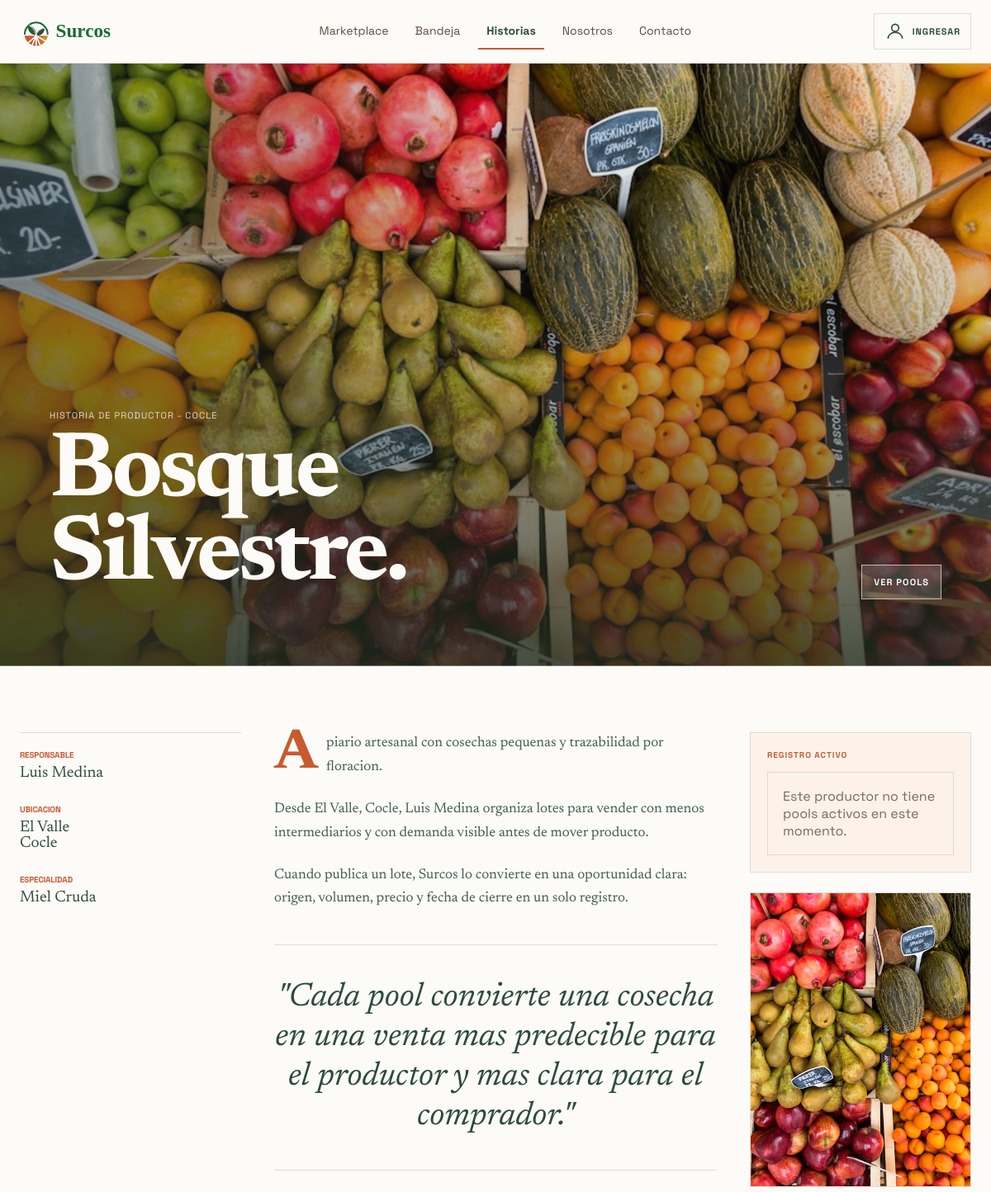
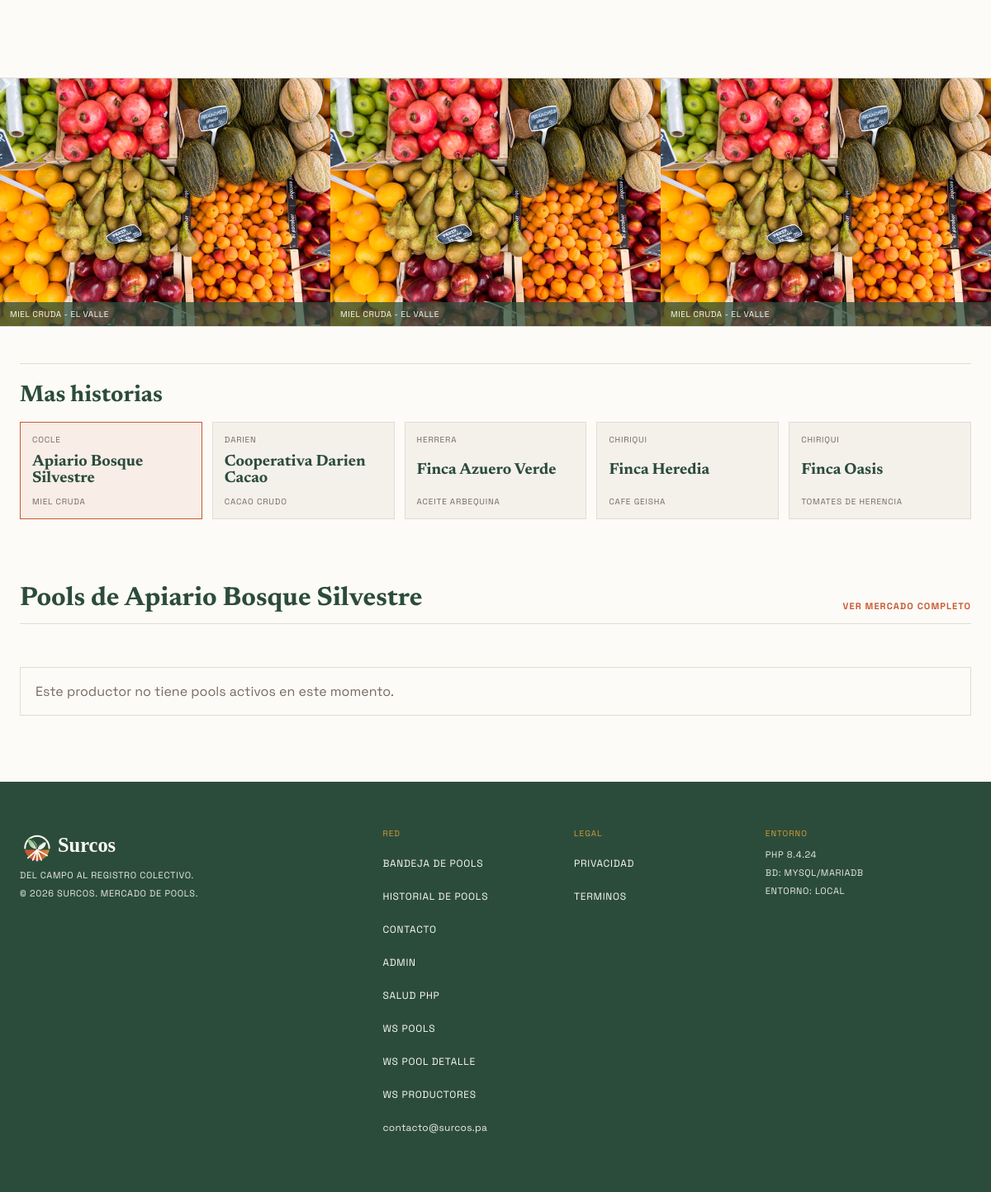
The page /publico/historias_productor.php on the database its author committed (2 pictures, top to bottom).
### tables this page shows
create table productores (
    id varchar(64) primary key,
    usuario_id varchar(64),
    nombre varchar(140) not null,
    responsable varchar(140) not null,
    provincia varchar(80) not null,
    zona varchar(120) not null,
    especialidad varchar(140) not null,
    historia text,
    estado enum('pendiente', 'activo', 'suspendido') not null default 'activo',
    creado_en timestamp not null default current_timestamp,
    actualizado_en timestamp not null default current_timestamp on update current_timestamp,
    constraint productores_usuario_fk foreign key (usuario_id) references usuarios(id)
);

### aplicacion/Vistas/paginas/historias.php (the view, shortened to what the rows shown need)
<?php
$nombreProductor = $productor['nombre'] ?? 'Productores Surcos';
$nombreCorto = trim((string) preg_replace('/^(Finca|Cooperativa|Apiario)\s+/i', '', (string) $nombreProductor));
$poolHero = $poolPrincipal ?? ($poolsProductor[0] ?? null);
$imagenHero = $poolHero ? imagen_cosecha($poolHero) : url_recurso('img/cosechas/cosecha-generica.jpg');
$avanceHero = $poolHero ? $poolModelo->avance($poolHero) : 0;
$lineasHistoria = array_filter([
    $productor['historia'] ?? null,
    isset($productor['zona'], $productor['provincia'], $productor['responsable'])
        ? 'Desde ' . $productor['zona'] . ', ' . $productor['provincia'] . ', ' . $productor['responsable'] . ' organiza lotes para vender con menos intermediarios y con demanda visible antes de mover producto.'
        : null,
    $poolHero
        ? 'Su pool activo de ' . $poolHero['producto'] . ' muestra precio grupal, cupo, origen, nodo y cierre antes de que el comprador confirme un compromiso.'
        : 'Cuando publica un lote, Surcos lo convierte en una oportunidad clara: origen, volumen, precio y fecha de cierre en un solo registro.',
]);
?>
<main class="pagina-historias">
  <?php if (!$productor): ?>
    <section class="wrap estado-vacio">
      <strong>No hay productores disponibles.</strong>
      <p>Importa las semillas demo para ver historias conectadas a pools.</p>
    </section>
  <?php else: ?>
    <section class="story-hero historia-hero" aria-labelledby="titulo-historia">
      <img src="<?= escapar($imagenHero) ?>" alt="<?= escapar($nombreProductor . ' en Surcos') ?>" />
      <div class="grad"></div>
      <div class="content">
        <div>
          <p class="label">Historia de productor - <?= escapar($productor['provincia']) ?></p>
          <h1 id="titulo-historia"><?= escapar($nombreCorto) ?>.</h1>
        </div>
        <a class="historia-hero-link" href="#pools-productor">Ver pools</a>
      </div>
    </section>
    <section class="editorial historia-editorial">
      <aside class="sidebar-meta">
        <div class="block">
          <h2 class="lbl">Responsable</h2>
          <p class="val"><?= escapar($productor['responsable']) ?></p>
        </div>
        <div class="block">
          <h2 class="lbl">Ubicacion</h2>
          <p class="val"><?= escapar($productor['zona']) ?><br><?= escapar($productor['provincia']) ?></p>
        </div>
        <div class="block">
          <h2 class="lbl">Especialidad</h2>
          <p class="val"><?= escapar($productor['especialidad']) ?></p>
        </div>
      </aside>
      <article class="article">
        <?php foreach ($lineasHistoria as $indice => $parrafo): ?>
          <p class="<?= $indice === 0 ? 'dropcap' : '' ?>"><?= escapar($parrafo) ?></p>
        <?php endforeach; ?>
        <blockquote class="bq">
          <p>"Cada pool convierte una cosecha en una venta mas predecible para el productor y mas clara para el comprador."</p>
        </blockquote>
      </article>
      <aside class="sidebar-detail">
        <div class="batch-card">
          <h2 class="lbl">Registro activo</h2>
          <?php if ($poolHero): ?>
            <div class="batch-row"><span>Pool</span><span><?= escapar($poolHero['producto']) ?></span></div>
            <div class="batch-row"><span>Precio vigente</span><span class="terra"><?= escapar(dinero($poolHero['precio_vigente'])) ?></span></div>
            <div class="batch-row"><span>Avance</span><span><?= escapar($poolHero['personas_actuales'] . '/' . $poolHero['personas_objetivo']) ?> personas</span></div>
            <div class="mini-bar"><i style="width:<?= escapar((string) $avanceHero) ?>%"></i></div>
            <a class="historia-mini-cta" href="<?= escapar(url_para('/pool.php?id=' . $poolHero['id'])) ?>">Ver detalle del pool</a>
          <?php else: ?>
            <p class="historia-vacia">Este productor no tiene pools activos en este momento.</p>
          <?php endif; ?>
        </div>
        <div class="sidebar-img">
          <img src="<?= escapar($imagenHero) ?>" alt="<?= escapar('Producto de ' . $nombreProductor) ?>" />
        </div>
      </aside>
    </section>
    <section class="photo-strip historia-tira" aria-label="Productos y registros de <?= escapar($nombreProductor) ?>">
      <?php
      $galeria = array_slice($poolsProductor, 0, 3);
      while (count($galeria) < 3) {
          $galeria[] = ['producto' => $productor['especialidad'], 'origen' => $productor['zona'], 'categoria' => '', 'id' => ''];
      }
      ?>
      <?php foreach ($galeria as $item): ?>
        <figure>
          <img src="<?= escapar(imagen_cosecha($item)) ?>" alt="<?= escapar(($item['producto'] ?? 'Cosecha') . ' de ' . $nombreProductor) ?>" />
          <figcaption><?= escapar(($item['producto'] ?? $productor['especialidad']) . ' - ' . ($item['origen'] ?? $productor['zona'])) ?></figcaption>
        </figure>
      <?php endforeach; ?>
    </section>
    <section class="productores-relacionados">
      <div class="productores-relacionados-inner">
        <h2>Mas historias</h2>
        <div class="productores-relacionados-grid">
          <a class="productor-relacionado activo" href="<?= escapar(url_para('/historias_productor.php?productor=' . $productor['id'])) ?>">
            <span><?= escapar($productor['provincia']) ?></span>
            <strong><?= escapar($productor['nombre']) ?></strong>
            <small><?= escapar($productor['especialidad']) ?></small>
          </a>
          <?php foreach ($relacionados as $relacionado): ?>
            <a class="productor-relacionado" href="<?= escapar(url_para('/historias_productor.php?productor=' . $relacionado['id'])) ?>">
              <span><?= escapar($relacionado['provincia']) ?></span>
              <strong><?= escapar($relacionado['nombre']) ?></strong>
              <small><?= escapar($relacionado['especialidad']) ?></small>
            </a>
          <?php endforeach; ?>
        </div>
      </div>
    </section>
    <section class="shop" id="pools-productor">
      <div class="shop-inner">
        <div class="shop-header">
          <h2>Pools de <?= escapar($productor['nombre']) ?></h2>
          <a href="<?= escapar(url_para('/')) ?>#pools-activos">Ver mercado completo</a>
        </div>
        <?php if (empty($poolsProductor)): ?>
          <p class="historia-vacia">Este productor no tiene pools activos en este momento.</p>
        <?php endif; ?>
      </div>
    </section>
  <?php endif; ?>
</main>

### rows shown on the page
productores: provincia "COCLE", nombre "Bosque Silvestre", responsable "Luis Medina", zona "El Valle", provincia "Cocle", especialidad "Miel Cruda", shows a picture, especialidad+zona "MIEL CRUDA - EL VALLE", nombre "Apiario Bosque Silvestre", especialidad "MIEL CRUDA"
productores: provincia "DARIEN", nombre "Cooperativa Darien Cacao", especialidad "CACAO CRUDO"
productores: provincia "HERRERA", nombre "Finca Azuero Verde", especialidad "ACEITE ARBEQUINA"
productores: provincia "CHIRIQUI", nombre "Finca Heredia", especialidad "CAFE GEISHA"
productores: provincia "CHIRIQUI", nombre "Finca Oasis", especialidad "TOMATES DE HERENCIA"

### other values the page prints
escapar($parrafo) "Apiario artesanal con cosechas pequenas y trazabilidad por floracion."
escapar($parrafo) "Desde El Valle, Cocle, Luis Medina organiza lotes para vender con menos intermediarios y con demanda visible antes de mover producto."
escapar($parrafo) "Cuando publica un lote, Surcos lo convierte en una oportunidad clara: origen, volumen, precio y fecha de cierre en un solo registro."
escapar(PHP_VERSION) "8.4.24"
